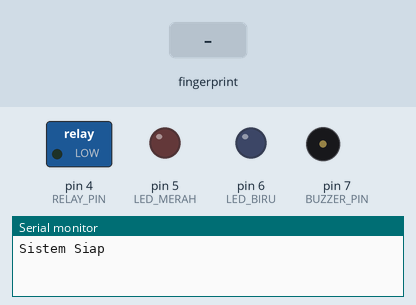
Bench run of a sketch on a simulated Arduino Uno, built with avr-gcc and run on an emulated ATmega328P. Parts: switched loads named in the sketch (green lamp = pin HIGH), output pins drawn as LEDs (lit = HIGH), buzzer (waves = sounding, pin HIGH), the last lines printed to the serial monitor. The inputs (shaded band) are chosen by the test bench.

Above: at 2.4 s.
2.5 s: finger stored as number 1 placed on the sensor
At 4.1 s:
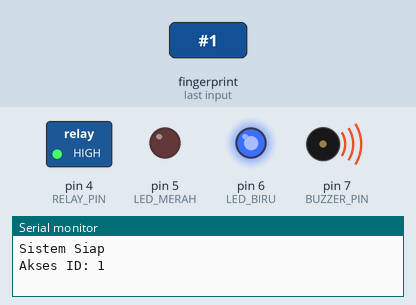
Timing chart, 0 to 7.4 s (numbered marks = the images above; inputs shaded):
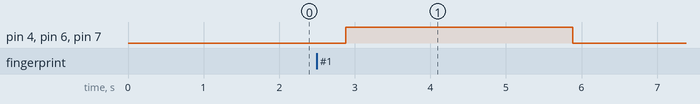

Measured:
- after the input at 2.5 s, pin 4 (RELAY_PIN), pin 6 (LED_BIRU), pin 7 (BUZZER_PIN): LOW → HIGH after 0.38 s, → LOW 3.0 s later

The sketch:

Fingger_Door.ino
```cpp
#include <Adafruit_Fingerprint.h>
#include <SoftwareSerial.h>

// ================= PIN =================
SoftwareSerial mySerial(2, 3);
Adafruit_Fingerprint finger = Adafruit_Fingerprint(&mySerial);

#define RELAY_PIN    4
#define LED_MERAH    5
#define LED_BIRU     6
#define BUZZER_PIN   7

#define ACCESS_DELAY 3000   // lebih aman biar solenoid tidak panas

bool sudahAkses = false;

// ================= SETUP =================
void setup()
{
  Serial.begin(9600);

  pinMode(RELAY_PIN, OUTPUT);
  pinMode(LED_MERAH, OUTPUT);
  pinMode(LED_BIRU, OUTPUT);
  pinMode(BUZZER_PIN, OUTPUT);

  // HIGH trigger relay → LOW = OFF
  digitalWrite(RELAY_PIN, LOW);

  digitalWrite(LED_MERAH, LOW);
  digitalWrite(LED_BIRU, LOW);
  digitalWrite(BUZZER_PIN, LOW);

  delay(200);

  finger.begin(57600); // kalau error → ganti 9600

  if (!finger.verifyPassword())
  {
    Serial.println("Sensor ERROR!");
    while (1)
    {
      digitalWrite(LED_MERAH, HIGH);
      digitalWrite(BUZZER_PIN, HIGH);
      delay(200);
      digitalWrite(LED_MERAH, LOW);
      digitalWrite(BUZZER_PIN, LOW);
      delay(200);
    }
  }

  Serial.println("Sistem Siap");
}

// ================= LOOP =================
void loop()
{
  int status = getFingerprint();

  if (status > 0 && !sudahAkses)
  {
    Serial.print("Akses ID: ");
    Serial.println(status);

    aksesDiterima();
    sudahAkses = true;
  }
  else if (status == -2)
  {
    aksesDitolak();
  }

  if (status == 0)
  {
    sudahAkses = false;
  }

  delay(50);
}

// ================= FINGERPRINT =================
int getFingerprint()
{
  int p = finger.getImage();

  if (p == FINGERPRINT_NOFINGER) return 0;
  if (p != FINGERPRINT_OK) return -1;

  p = finger.image2Tz();
  if (p != FINGERPRINT_OK) return -1;

  p = finger.fingerFastSearch();
  if (p != FINGERPRINT_OK) return -2;

  return finger.fingerID;
}

// ================= AKSES DITERIMA =================
void aksesDiterima()
{
  digitalWrite(LED_BIRU, HIGH);
  digitalWrite(LED_MERAH, LOW);

  digitalWrite(BUZZER_PIN, HIGH);

  digitalWrite(RELAY_PIN, HIGH); // ON
  delay(ACCESS_DELAY);
  digitalWrite(RELAY_PIN, LOW);  // OFF

  digitalWrite(BUZZER_PIN, LOW);
  digitalWrite(LED_BIRU, LOW);
}

// ================= AKSES DITOLAK =================
void aksesDitolak()
{
  Serial.println("Akses Ditolak");

  digitalWrite(LED_BIRU, LOW);

  // 🔴 LED merah + buzzer kedip 2x
  for (int i = 0; i < 2; i++)
  {
    digitalWrite(LED_MERAH, HIGH);
    digitalWrite(BUZZER_PIN, HIGH);
    delay(150);

    digitalWrite(LED_MERAH, LOW);
    digitalWrite(BUZZER_PIN, LOW);
    delay(150);
  }
}
```
